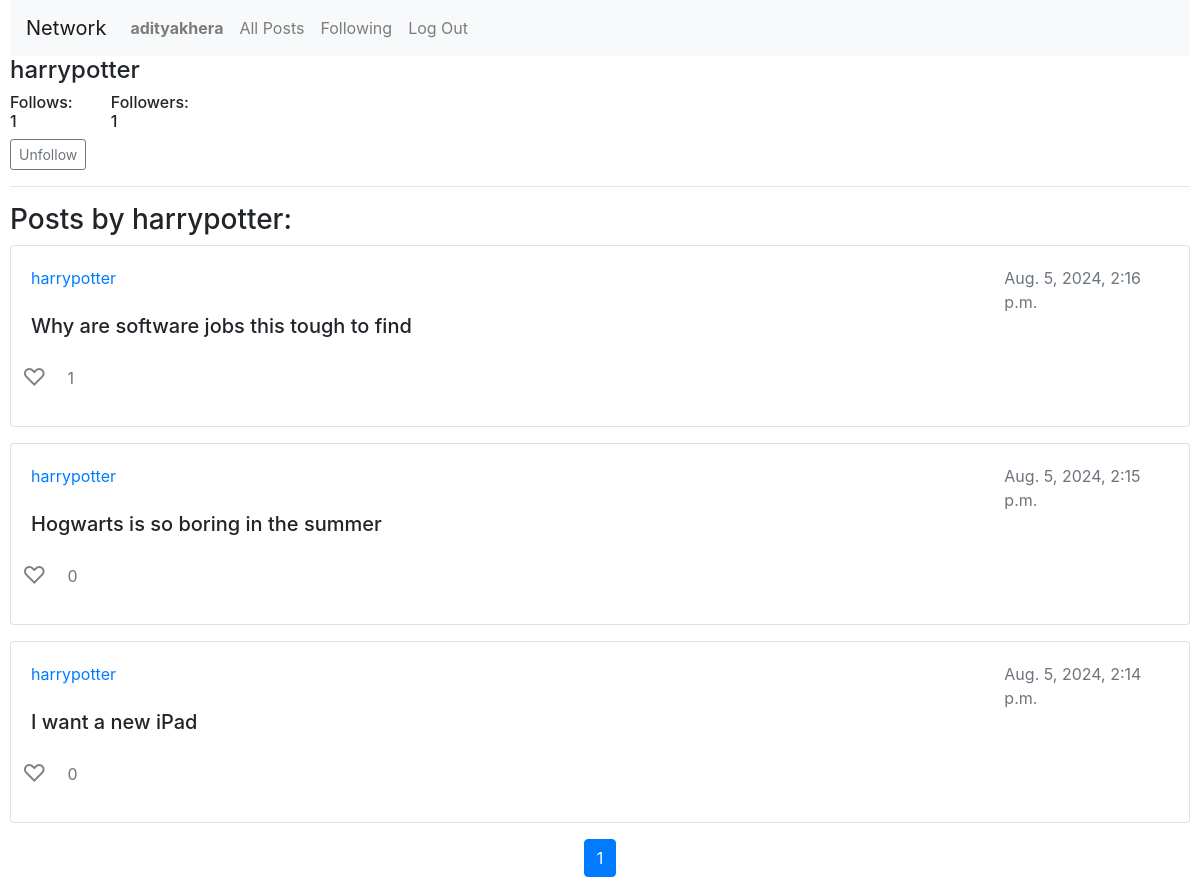
Page /profile/harrypotter (signed in) on the committed database.
### network/models.py (models this page shows, shortened)
class User(AbstractUser):
    pass

class Post(models.Model):
    user = models.ForeignKey(User, on_delete=models.CASCADE, related_name = 'posts_made')
    content = models.CharField(max_length=280)
    timestamp = models.DateTimeField(auto_now_add=True)

### network/views.py (the view)
# urls.py: path("profile/<str:username>", views.profile, name='profile'),
def profile(request, username):
    profile = User.objects.get(username = username)
    follower = User.objects.get(pk=request.user.id)
    posts_list = Post.objects.filter(user = profile).order_by('-timestamp')
    paginator = Paginator(posts_list, 10)  # 10 posts per page
    page_number = request.GET.get('page')
    posts = paginator.get_page(page_number)
    if Follower.objects.filter(user = follower, followers = profile).exists():
        following = True
    else:
        following = False
    return render(request, 'network/profile.html', {
        'profile' : profile,
        'posts' : posts,
        'following'  : following
    })

### network/templates/network/profile.html (shortened to what this page needs)
{% extends "network/layout.html" %}
{% block body %}
    <div class="h4">{{profile.username}}</div>
    <div class="row">
        <div class="h6 col-1">Follows: {{profile.followers.count}}</div>
        <div class="h6 col-1">Followers: {{profile.follows.count}}</div>
    </div>
    {% if user.is_authenticated and user.username != profile.username %}
        {% if following %}
            <a class="btn btn-sm btn-outline-secondary" type="button" id="followbutton" href="{% url 'follow' username=profile.username %}">Unfollow</a>
        {% else %}
            <a class="btn btn-sm btn-outline-secondary" type="button" id="followbutton" href="{% url 'follow' username=profile.username %}">Follow</a>
        {% endif %}
    {% endif %}
    <hr>
    <h3>Posts by {{profile.username}}:</h3>
    {% if posts %}
        <div class="row">
            <div class="col-12">
                {% for post in posts %}
                <div class="card mb-3">
                    <div class="card-body">
                        <div class="row">
                            {% if post.user.username == user.username %}
                                <a href="{% url 'profile' username=post.user.username %}" class="col-8">{{post.user.username}}</a>
                                <button class="edit-button btn btn-primary col-2" data-post-id="{{ post.id }}" data-post-content="{{ post.content|escapejs }}">Edit</button>
                            {% else %}
                                <a href="{% url 'profile' username=post.user.username %}" class="col-10">{{post.user.username}}</a>
                            {% endif %}
                            <div class="text-muted col-2">{{post.timestamp}}</div>
                        </div>
                        <h5 class="card-title" id="post-content-{{ post.id }}">{{ post.content }}</h5>
                        <div class="row">
                            <button class="like-button {% if user in post.likes.all %}liked{% else %}unliked{% endif %}" data-post-id="{{post.id}}">
                                {% if user in post.likes.all %}
                                &#x2764;
                                {% else %}
                                &#x2661;
                                {% endif %}
                            </button>
                            <p class="text-muted col-2 mt-3" id="like-count-{{post.id}}">{{post.likes.count}}</p>
                        </div>
                    </div>
                </div>
                {% endfor %}
            </div>
        </div>
        <nav aria-label="Page navigation">
            <ul class="pagination justify-content-center">
                {% for i in posts.paginator.page_range %}
                    {% if posts.number == i %}
                        <li class="page-item active"><a class="page-link" href="#">{{ i }}</a></li>
                    {% else %}
                        <li class="page-item"><a class="page-link" href="?page={{ i }}">{{ i }}</a></li>
                    {% endif %}
                {% endfor %}
            </ul>
        </nav>
    {% else %}
        <h4>No Posts Yet</h4>
    {% endif %}
{% endblock %}

### network/templates/network/layout.html (shortened to what this page needs)
{% load static %}
<!DOCTYPE html>
<html lang="en">
    <head>
        <link rel="stylesheet" href="https://stackpath.bootstrapcdn.com/bootstrap/4.4.1/css/bootstrap.min.css">
        <link href="{% static 'network/styles.css' %}" rel="stylesheet">
    </head>
    <body>
        <nav class="navbar navbar-expand-lg navbar-light bg-light">
            <a class="navbar-brand" href="#">Network</a>
            <div>
              <ul class="navbar-nav mr-auto">
                {% if user.is_authenticated %}
                    <li class="nav-item">
                        <a class="nav-link" href="{% url 'profile' username=user.username %}"><strong>{{ user.username }}</strong></a>
                    </li>
                {% endif %}
                <li class="nav-item">
                  <a class="nav-link" href="{% url 'index' %}">All Posts</a>
                </li>
                {% if user.is_authenticated %}
                    <li class="nav-item">
                        <a class="nav-link" href="{% url 'followingpage' %}">Following</a>
                    </li>
                    <li class="nav-item">
                        <a class="nav-link" href="{% url 'logout' %}">Log Out</a>
                    </li>
                {% endif %}
              </ul>
            </div>
          </nav>
        <div class="body">
            {% block body %}
            {% endblock %}
        </div>
    </body>
</html>

### network/templates/network/layout.html (style rules this page uses)
.like-button { background: none; border: none; cursor: pointer; outline: none; font-size: 24px; }
.like-button.unliked { color: grey; }
body { margin-left: 10px; margin-right: 10px; }

### rows in the picture
User: username "adityakhera"
User: username "harrypotter", followers.count "1", follows.count "1"
Post: user.username "harrypotter", timestamp "Aug. 5, 2024, 2:16 p.m.", content "Why are software jobs this tough to find", likes.count "1"
Post: user.username "harrypotter", timestamp "Aug. 5, 2024, 2:15 p.m.", content "Hogwarts is so boring in the summer", likes.count "0"
Post: user.username "harrypotter", timestamp "Aug. 5, 2024, 2:14 p.m.", content "I want a new iPad", likes.count "0"

### other values in the picture
{{ i }} "1"
